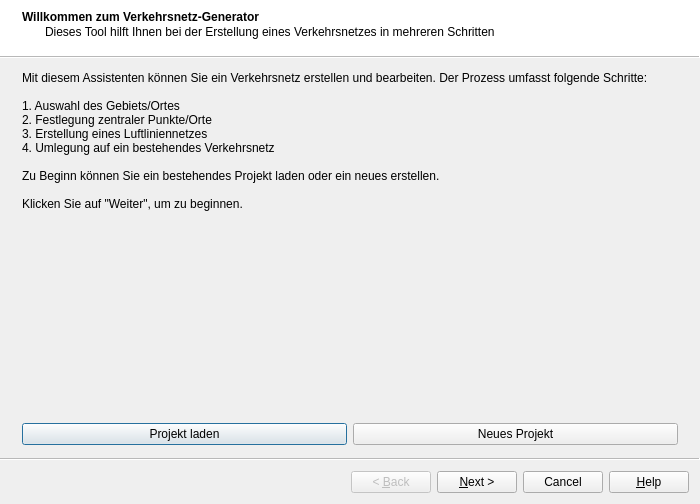
<?xml version="1.0" encoding="UTF-8"?>
<ui version="4.0">
 <class>VerkehrsnetzWizard</class>
 <widget class="QWizard" name="VerkehrsnetzWizard">
  <property name="geometry">
   <rect>
    <x>0</x>
    <y>0</y>
    <width>700</width>
    <height>500</height>
   </rect>
  </property>
  <property name="windowTitle">
   <string>Verkehrsnetz Erstellung</string>
  </property>
  <property name="wizardStyle">
   <enum>QWizard::ModernStyle</enum>
  </property>
  <property name="options">
   <set>QWizard::HaveHelpButton|QWizard::HelpButtonOnRight</set>
  </property>
  <widget class="QWizardPage" name="welcomePage">
   <property name="title">
    <string>Willkommen zum Verkehrsnetz-Generator</string>
   </property>
   <property name="subTitle">
    <string>Dieses Tool hilft Ihnen bei der Erstellung eines Verkehrsnetzes in mehreren Schritten</string>
   </property>
   <layout class="QVBoxLayout" name="verticalLayout">
    <item>
     <widget class="QLabel" name="welcomeLabel">
      <property name="text">
       <string>Mit diesem Assistenten können Sie ein Verkehrsnetz erstellen und bearbeiten. Der Prozess umfasst folgende Schritte:

1. Auswahl des Gebiets/Ortes
2. Festlegung zentraler Punkte/Orte
3. Erstellung eines Luftliniennetzes
4. Umlegung auf ein bestehendes Verkehrsnetz

Zu Beginn können Sie ein bestehendes Projekt laden oder ein neues erstellen.

Klicken Sie auf &quot;Weiter&quot;, um zu beginnen.</string>
      </property>
      <property name="alignment">
       <set>Qt::AlignLeading|Qt::AlignLeft|Qt::AlignTop</set>
      </property>
      <property name="wordWrap">
       <bool>true</bool>
      </property>
     </widget>
    </item>
    <item>
     <widget class="QLabel" name="imageLabel">
      <property name="minimumSize">
       <size>
        <width>0</width>
        <height>200</height>
       </size>
      </property>
      <property name="text">
       <string/>
      </property>
      <property name="pixmap">
       <pixmap>verkehrsnetz_beispiel.png</pixmap>
      </property>
      <property name="scaledContents">
       <bool>false</bool>
      </property>
      <property name="alignment">
       <set>Qt::AlignCenter</set>
      </property>
     </widget>
    </item>
    <item>
     <layout class="QHBoxLayout" name="projectButtonsLayout">
      <item>
       <widget class="QPushButton" name="loadProjectButton">
        <property name="text">
         <string>Projekt laden</string>
        </property>
        <property name="icon">
         <iconset>
          <normaloff>:/plugins/verkehrsnetz_generator/icons/open.png</normaloff>:/plugins/verkehrsnetz_generator/icons/open.png</iconset>
        </property>
       </widget>
      </item>
      <item>
       <widget class="QPushButton" name="newProjectButton">
        <property name="text">
         <string>Neues Projekt</string>
        </property>
        <property name="icon">
         <iconset>
          <normaloff>:/plugins/verkehrsnetz_generator/icons/new.png</normaloff>:/plugins/verkehrsnetz_generator/icons/new.png</iconset>
        </property>
       </widget>
      </item>
     </layout>
    </item>
   </layout>
  </widget>
  <widget class="QWizardPage" name="locationPage">
   <property name="title">
    <string>Ortsauswahl</string>
   </property>
   <property name="subTitle">
    <string>Wählen Sie den Ort/die Region, für den/die Sie das Verkehrsnetz erstellen möchten</string>
   </property>
   <layout class="QVBoxLayout" name="verticalLayout_2">
    <item>
     <widget class="QLabel" name="locationLabel">
      <property name="text">
       <string>Geben Sie den Namen des Ortes oder der Region ein:</string>
      </property>
     </widget>
    </item>
    <item>
     <layout class="QHBoxLayout" name="searchLayout">
      <item>
       <widget class="QLineEdit" name="locationLineEdit">
        <property name="placeholderText">
         <string>z.B. Berlin, Brandenburg, etc.</string>
        </property>
       </widget>
      </item>
      <item>
       <widget class="QPushButton" name="searchButton">
        <property name="text">
         <string>Suchen</string>
        </property>
        <property name="icon">
         <iconset>
          <normaloff>:/plugins/verkehrsnetz_generator/icons/search.png</normaloff>:/plugins/verkehrsnetz_generator/icons/search.png</iconset>
        </property>
       </widget>
      </item>
     </layout>
    </item>
    <item>
     <widget class="QLabel" name="resultsLabel">
      <property name="text">
       <string>Suchergebnisse:</string>
      </property>
     </widget>
    </item>
    <item>
     <widget class="QListWidget" name="resultsListWidget">
      <property name="selectionMode">
       <enum>QAbstractItemView::SingleSelection</enum>
      </property>
     </widget>
    </item>
    <item>
     <widget class="QGroupBox" name="extentGroupBox">
      <property name="title">
       <string>Ausdehnung</string>
      </property>
      <layout class="QGridLayout" name="gridLayout">
       <item row="0" column="0">
        <widget class="QLabel" name="bufferLabel">
         <property name="text">
          <string>Puffer um ausgewählten Ort (km):</string>
         </property>
        </widget>
       </item>
       <item row="0" column="1">
        <widget class="QDoubleSpinBox" name="bufferSpinBox">
         <property name="decimals">
          <number>1</number>
         </property>
         <property name="minimum">
          <double>0.500000000000000</double>
         </property>
         <property name="maximum">
          <double>100.000000000000000</double>
         </property>
         <property name="singleStep">
          <double>0.500000000000000</double>
         </property>
         <property name="value">
          <double>5.000000000000000</double>
         </property>
        </widget>
       </item>
      </layout>
     </widget>
    </item>
   </layout>
  </widget>
  <widget class="QWizardPage" name="pointsPage">
   <property name="title">
    <string>Zentrale Punkte/Orte</string>
   </property>
   <property name="subTitle">
    <string>Definieren Sie die zentralen Punkte des Verkehrsnetzes</string>
   </property>
   <layout class="QVBoxLayout" name="verticalLayout_3">
    <item>
     <widget class="QGroupBox" name="pointsMethodGroupBox">
      <property name="title">
       <string>Methode zur Punkterstellung</string>
      </property>
      <layout class="QVBoxLayout" name="verticalLayout_4">
       <item>
        <widget class="QRadioButton" name="autoRadioButton">
         <property name="text">
          <string>Automatisch zentrale Punkte generieren</string>
         </property>
         <property name="checked">
          <bool>true</bool>
         </property>
        </widget>
       </item>
       <item>
        <widget class="QRadioButton" name="manualRadioButton">
         <property name="text">
          <string>Manuell auf der Karte zeichnen</string>
         </property>
        </widget>
       </item>
       <item>
        <widget class="QRadioButton" name="importRadioButton">
         <property name="text">
          <string>Existierenden Layer importieren</string>
         </property>
        </widget>
       </item>
      </layout>
     </widget>
    </item>
    <item>
     <widget class="QStackedWidget" name="pointsStackedWidget">
      <widget class="QWidget" name="autoPage">
       <layout class="QVBoxLayout" name="verticalLayout_5">
        <item>
         <widget class="QLabel" name="autoLabel">
          <property name="text">
           <string>Parameter für die automatische Punktgenerierung:</string>
          </property>
         </widget>
        </item>
        <item>
         <layout class="QFormLayout" name="formLayout">
          <item row="0" column="0">
           <widget class="QLabel" name="numberPointsLabel">
            <property name="text">
             <string>Anzahl der Punkte:</string>
            </property>
           </widget>
          </item>
          <item row="0" column="1">
           <widget class="QSpinBox" name="numberPointsSpinBox">
            <property name="minimum">
             <number>3</number>
            </property>
            <property name="maximum">
             <number>100</number>
            </property>
            <property name="value">
             <number>10</number>
            </property>
           </widget>
          </item>
          <item row="1" column="0">
           <widget class="QLabel" name="distributionLabel">
            <property name="text">
             <string>Verteilung:</string>
            </property>
           </widget>
          </item>
          <item row="1" column="1">
           <widget class="QComboBox" name="distributionComboBox">
            <item>
             <property name="text">
              <string>Gleichmäßig</string>
             </property>
            </item>
            <item>
             <property name="text">
              <string>Nach Bevölkerungsdichte</string>
             </property>
            </item>
            <item>
             <property name="text">
              <string>Nach Landnutzung</string>
             </property>
            </item>
           </widget>
          </item>
         </layout>
        </item>
        <item>
         <widget class="QPushButton" name="generatePointsButton">
          <property name="text">
           <string>Punkte generieren</string>
          </property>
         </widget>
        </item>
       </layout>
      </widget>
      <widget class="QWidget" name="manualPage">
       <layout class="QVBoxLayout" name="verticalLayout_6">
        <item>
         <widget class="QLabel" name="manualLabel">
          <property name="text">
           <string>Verwenden Sie die Werkzeuge unten, um Punkte auf der Karte zu erstellen:</string>
          </property>
          <property name="wordWrap">
           <bool>true</bool>
          </property>
         </widget>
        </item>
        <item>
         <layout class="QHBoxLayout" name="drawingToolsLayout">
          <item>
           <widget class="QPushButton" name="startEditingButton">
            <property name="text">
             <string>Bearbeitung starten</string>
            </property>
            <property name="icon">
             <iconset>
              <normaloff>:/plugins/verkehrsnetz_generator/icons/edit.png</normaloff>:/plugins/verkehrsnetz_generator/icons/edit.png</iconset>
            </property>
           </widget>
          </item>
          <item>
           <widget class="QPushButton" name="addPointButton">
            <property name="text">
             <string>Punkt hinzufügen</string>
            </property>
            <property name="icon">
             <iconset>
              <normaloff>:/plugins/verkehrsnetz_generator/icons/add_point.png</normaloff>:/plugins/verkehrsnetz_generator/icons/add_point.png</iconset>
            </property>
           </widget>
          </item>
          <item>
           <widget class="QPushButton" name="deletePointButton">
            <property name="text">
             <string>Punkt löschen</string>
            </property>
            <property name="icon">
             <iconset>
              <normaloff>:/plugins/verkehrsnetz_generator/icons/delete.png</normaloff>:/plugins/verkehrsnetz_generator/icons/delete.png</iconset>
            </property>
           </widget>
          </item>
         </layout>
        </item>
        <item>
         <widget class="QPushButton" name="saveEditingButton">
          <property name="text">
           <string>Bearbeitung speichern</string>
          </property>
          <property name="icon">
           <iconset>
            <normaloff>:/plugins/verkehrsnetz_generator/icons/save.png</normaloff>:/plugins/verkehrsnetz_generator/icons/save.png</iconset>
          </property>
         </widget>
        </item>
       </layout>
      </widget>
      <widget class="QWidget" name="importPage">
       <layout class="QVBoxLayout" name="verticalLayout_7">
        <item>
         <widget class="QLabel" name="importLabel">
          <property name="text">
           <string>Wählen Sie einen bestehenden Punktlayer:</string>
          </property>
         </widget>
        </item>
        <item>
         <widget class="QComboBox" name="pointLayersComboBox"/>
        </item>
        <item>
         <layout class="QHBoxLayout" name="importButtonsLayout">
          <item>
           <widget class="QPushButton" name="refreshLayersButton">
            <property name="text">
             <string>Layer aktualisieren</string>
            </property>
            <property name="icon">
             <iconset>
              <normaloff>:/plugins/verkehrsnetz_generator/icons/refresh.png</normaloff>:/plugins/verkehrsnetz_generator/icons/refresh.png</iconset>
            </property>
           </widget>
          </item>
          <item>
           <widget class="QPushButton" name="importLayerButton">
            <property name="text">
             <string>Neuen Layer laden</string>
            </property>
            <property name="icon">
             <iconset>
              <normaloff>:/plugins/verkehrsnetz_generator/icons/add_layer.png</normaloff>:/plugins/verkehrsnetz_generator/icons/add_layer.png</iconset>
            </property>
           </widget>
          </item>
         </layout>
        </item>
       </layout>
      </widget>
     </widget>
    </item>
    <item>
     <widget class="QGroupBox" name="pointOptionsGroupBox">
      <property name="title">
       <string>Punktoptionen</string>
      </property>
      <layout class="QFormLayout" name="formLayout_2">
       <item row="0" column="0">
        <widget class="QLabel" name="outputNameLabel">
         <property name="text">
          <string>Name des Ausgabelayers:</string>
         </property>
        </widget>
       </item>
       <item row="0" column="1">
        <widget class="QLineEdit" name="outputNameLineEdit">
         <property name="text">
          <string>Zentrale_Punkte</string>
         </property>
        </widget>
       </item>
      </layout>
     </widget>
    </item>
   </layout>
  </widget>
  <widget class="QWizardPage" name="airlinePage">
   <property name="title">
    <string>Luftliniennetz</string>
   </property>
   <property name="subTitle">
    <string>Erstellen Sie ein Netz aus Luftlinien zwischen den zentralen Punkten</string>
   </property>
   <layout class="QVBoxLayout" name="verticalLayout_8">
    <item>
     <widget class="QGroupBox" name="airlineMethodGroupBox">
      <property name="title">
       <string>Verbindungsmethode</string>
      </property>
      <layout class="QVBoxLayout" name="verticalLayout_9">
       <item>
        <widget class="QRadioButton" name="allToAllRadioButton">
         <property name="text">
          <string>Alle Punkte miteinander verbinden</string>
         </property>
         <property name="checked">
          <bool>true</bool>
         </property>
        </widget>
       </item>
       <item>
        <widget class="QRadioButton" name="nearestRadioButton">
         <property name="text">
          <string>Nächstgelegene Punkte verbinden</string>
         </property>
        </widget>
       </item>
       <item>
        <widget class="QRadioButton" name="mstRadioButton">
         <property name="text">
          <string>Minimaler Spannbaum</string>
         </property>
        </widget>
       </item>
       <item>
        <widget class="QRadioButton" name="customAirlineRadioButton">
         <property name="text">
          <string>Manuell auf der Karte zeichnen</string>
         </property>
        </widget>
       </item>
      </layout>
     </widget>
    </item>
    <item>
     <widget class="QStackedWidget" name="airlineStackedWidget">
      <widget class="QWidget" name="allToAllPage">
       <layout class="QVBoxLayout" name="verticalLayout_10">
        <item>
         <widget class="QLabel" name="allToAllLabel">
          <property name="text">
           <string>Jeder Punkt wird mit jedem anderen Punkt verbunden.</string>
          </property>
         </widget>
        </item>
        <item>
         <widget class="QCheckBox" name="maxDistanceCheckBox">
          <property name="text">
           <string>Maximale Entfernung begrenzen</string>
          </property>
         </widget>
        </item>
        <item>
         <layout class="QHBoxLayout" name="maxDistanceLayout">
          <item>
           <widget class="QLabel" name="maxDistanceLabel">
            <property name="text">
             <string>Maximale Entfernung (km):</string>
            </property>
           </widget>
          </item>
          <item>
           <widget class="QDoubleSpinBox" name="maxDistanceSpinBox">
            <property name="enabled">
             <bool>false</bool>
            </property>
            <property name="minimum">
             <double>0.100000000000000</double>
            </property>
            <property name="maximum">
             <double>500.000000000000000</double>
            </property>
            <property name="value">
             <double>20.000000000000000</double>
            </property>
           </widget>
          </item>
         </layout>
        </item>
       </layout>
      </widget>
      <widget class="QWidget" name="nearestPage">
       <layout class="QVBoxLayout" name="verticalLayout_11">
        <item>
         <widget class="QLabel" name="nearestLabel">
          <property name="text">
           <string>Jeder Punkt wird mit einer bestimmten Anzahl der nächstgelegenen Nachbarn verbunden.</string>
          </property>
          <property name="wordWrap">
           <bool>true</bool>
          </property>
         </widget>
        </item>
        <item>
         <layout class="QHBoxLayout" name="neighborsLayout">
          <item>
           <widget class="QLabel" name="neighborsLabel">
            <property name="text">
             <string>Anzahl der Nachbarn:</string>
            </property>
           </widget>
          </item>
          <item>
           <widget class="QSpinBox" name="neighborsSpinBox">
            <property name="minimum">
             <number>1</number>
            </property>
            <property name="maximum">
             <number>10</number>
            </property>
            <property name="value">
             <number>3</number>
            </property>
           </widget>
          </item>
         </layout>
        </item>
       </layout>
      </widget>
      <widget class="QWidget" name="mstPage">
       <layout class="QVBoxLayout" name="verticalLayout_12">
        <item>
         <widget class="QLabel" name="mstLabel">
          <property name="text">
           <string>Es wird ein zusammenhängendes Netz mit minimaler Gesamtentfernung erstellt.</string>
          </property>
          <property name="wordWrap">
           <bool>true</bool>
          </property>
         </widget>
        </item>
       </layout>
      </widget>
      <widget class="QWidget" name="customAirlinePage">
       <layout class="QVBoxLayout" name="verticalLayout_13">
        <item>
         <widget class="QLabel" name="customAirlineLabel">
          <property name="text">
           <string>Verwenden Sie die Werkzeuge unten, um Linien auf der Karte zu erstellen:</string>
          </property>
          <property name="wordWrap">
           <bool>true</bool>
          </property>
         </widget>
        </item>
        <item>
         <layout class="QHBoxLayout" name="lineDrawingToolsLayout">
          <item>
           <widget class="QPushButton" name="startLineEditingButton">
            <property name="text">
             <string>Bearbeitung starten</string>
            </property>
            <property name="icon">
             <iconset>
              <normaloff>:/plugins/verkehrsnetz_generator/icons/edit.png</normaloff>:/plugins/verkehrsnetz_generator/icons/edit.png</iconset>
            </property>
           </widget>
          </item>
          <item>
           <widget class="QPushButton" name="addLineButton">
            <property name="text">
             <string>Linie hinzufügen</string>
            </property>
            <property name="icon">
             <iconset>
              <normaloff>:/plugins/verkehrsnetz_generator/icons/add_line.png</normaloff>:/plugins/verkehrsnetz_generator/icons/add_line.png</iconset>
            </property>
           </widget>
          </item>
          <item>
           <widget class="QPushButton" name="deleteLineButton">
            <property name="text">
             <string>Linie löschen</string>
            </property>
            <property name="icon">
             <iconset>
              <normaloff>:/plugins/verkehrsnetz_generator/icons/delete.png</normaloff>:/plugins/verkehrsnetz_generator/icons/delete.png</iconset>
            </property>
           </widget>
          </item>
         </layout>
        </item>
        <item>
         <widget class="QPushButton" name="saveLineEditingButton">
          <property name="text">
           <string>Bearbeitung speichern</string>
          </property>
          <property name="icon">
           <iconset>
            <normaloff>:/plugins/verkehrsnetz_generator/icons/save.png</normaloff>:/plugins/verkehrsnetz_generator/icons/save.png</iconset>
          </property>
         </widget>
        </item>
       </layout>
      </widget>
     </widget>
    </item>
    <item>
     <widget class="QGroupBox" name="airlineOptionsGroupBox">
      <property name="title">
       <string>Ausgabeoptionen</string>
      </property>
      <layout class="QFormLayout" name="formLayout_3">
       <item row="0" column="0">
        <widget class="QLabel" name="airlineOutputNameLabel">
         <property name="text">
          <string>Name des Ausgabelayers:</string>
         </property>
        </widget>
       </item>
       <item row="0" column="1">
        <widget class="QLineEdit" name="airlineOutputNameLineEdit">
         <property name="text">
          <string>Luftliniennetz</string>
         </property>
        </widget>
       </item>
      </layout>
     </widget>
    </item>
    <item>
     <layout class="QHBoxLayout" name="airlineButtonsLayout">
      <item>
       <spacer name="horizontalSpacer">
        <property name="orientation">
         <enum>Qt::Horizontal</enum>
        </property>
        <property name="sizeHint" stdset="0">
         <size>
          <width>40</width>
          <height>20</height>
         </size>
        </property>
       </spacer>
      </item>
      <item>
       <widget class="QPushButton" name="generateAirlineButton">
        <property name="text">
         <string>Luftliniennetz generieren</string>
        </property>
       </widget>
      </item>
     </layout>
    </item>
   </layout>
  </widget>
  <widget class="QWizardPage" name="routingPage">
   <property name="title">
    <string>Umlegung auf Verkehrsnetz</string>
   </property>
   <property name="subTitle">
    <string>Legen Sie das Luftliniennetz auf ein bestehendes Verkehrsnetz um</string>
   </property>
   <layout class="QVBoxLayout" name="verticalLayout_14">
    <item>
     <widget class="QGroupBox" name="networkGroupBox">
      <property name="title">
       <string>Verkehrsnetz</string>
      </property>
      <layout class="QVBoxLayout" name="verticalLayout_15">
       <item>
        <widget class="QLabel" name="networkLabel">
         <property name="text">
          <string>Wählen Sie einen bestehenden Linienlayer als Verkehrsnetz:</string>
         </property>
        </widget>
       </item>
       <item>
        <widget class="QComboBox" name="networkLayerComboBox"/>
       </item>
       <item>
        <layout class="QHBoxLayout" name="networkButtonsLayout">
         <item>
          <widget class="QPushButton" name="refreshNetworkLayersButton">
           <property name="text">
            <string>Layer aktualisieren</string>
           </property>
           <property name="icon">
            <iconset>
             <normaloff>:/plugins/verkehrsnetz_generator/icons/refresh.png</normaloff>:/plugins/verkehrsnetz_generator/icons/refresh.png</iconset>
           </property>
          </widget>
         </item>
         <item>
          <widget class="QPushButton" name="importNetworkLayerButton">
           <property name="text">
            <string>Neuen Layer laden</string>
           </property>
           <property name="icon">
            <iconset>
             <normaloff>:/plugins/verkehrsnetz_generator/icons/add_layer.png</normaloff>:/plugins/verkehrsnetz_generator/icons/add_layer.png</iconset>
           </property>
          </widget>
         </item>
        </layout>
       </item>
      </layout>
     </widget>
    </item>
    <item>
     <widget class="QGroupBox" name="routingOptionsGroupBox">
      <property name="title">
       <string>Routingoptionen</string>
      </property>
      <layout class="QVBoxLayout" name="verticalLayout_16">
       <item>
        <layout class="QFormLayout" name="formLayout_4">
         <item row="0" column="0">
          <widget class="QLabel" name="costFieldLabel">
           <property name="text">
            <string>Attribut für Kosten:</string>
           </property>
          </widget>
         </item>
         <item row="0" column="1">
          <widget class="QComboBox" name="costFieldComboBox"/>
         </item>
         <item row="1" column="0">
          <widget class="QLabel" name="directionsFieldLabel">
           <property name="text">
            <string>Attribut für Richtungen:</string>
           </property>
          </widget>
         </item>
         <item row="1" column="1">
          <widget class="QComboBox" name="directionsFieldComboBox"/>
         </item>
         <item row="2" column="0">
          <widget class="QLabel" name="defaultSpeedLabel">
           <property name="text">
            <string>Standard-Geschwindigkeit (km/h):</string>
           </property>
          </widget>
         </item>
         <item row="2" column="1">
          <widget class="QDoubleSpinBox" name="defaultSpeedSpinBox">
           <property name="minimum">
            <double>1.000000000000000</double>
           </property>
           <property name="maximum">
            <double>130.000000000000000</double>
           </property>
           <property name="value">
            <double>50.000000000000000</double>
           </property>
          </widget>
         </item>
        </layout>
       </item>
       <item>
        <widget class="QCheckBox" name="speedLimitCheckBox">
         <property name="text">
          <string>Geschwindigkeitslimits aus dem Netz verwenden</string>
         </property>
         <property name="checked">
          <bool>true</bool>
         </property>
        </widget>
       </item>
       <item>
        <widget class="QComboBox" name="speedFieldComboBox">
         <property name="enabled">
          <bool>true</bool>
         </property>
        </widget>
       </item>
      </layout>
     </widget>
    </item>
    <item>
     <widget class="QGroupBox" name="outputOptionsGroupBox">
      <property name="title">
       <string>Ausgabeoptionen</string>
      </property>
      <layout class="QFormLayout" name="formLayout_5">
       <item row="0" column="0">
        <widget class="QLabel" name="routingOutputNameLabel">
         <property name="text">
          <string>Name des Ausgabelayers:</string>
         </property>
        </widget>
       </item>
       <item row="0" column="1">
        <widget class="QLineEdit" name="routingOutputNameLineEdit">
         <property name="text">
          <string>Verkehrsnetz_Umlegung</string>
         </property>
        </widget>
       </item>
      </layout>
     </widget>
    </item>
    <item>
     <layout class="QHBoxLayout" name="routingButtonsLayout">
      <item>
       <spacer name="horizontalSpacer_2">
        <property name="orientation">
         <enum>Qt::Horizontal</enum>
        </property>
        <property name="sizeHint" stdset="0">
         <size>
          <width>40</width>
          <height>20</height>
         </size>
        </property>
       </spacer>
      </item>
      <item>
       <widget class="QPushButton" name="calculateRoutesButton">
        <property name="text">
         <string>Routen berechnen</string>
        </property>
       </widget>
      </item>
     </layout>
    </item>
   </layout>
  </widget>
  <widget class="QWizardPage" name="finishPage">
   <property name="title">
    <string>Verkehrsnetz erstellt</string>
   </property>
   <property name="subTitle">
    <string>Die Erstellung des Verkehrsnetzes wurde abgeschlossen</string>
   </property>
   <layout class="QVBoxLayout" name="verticalLayout_17">
    <item>
     <widget class="QLabel" name="finishLabel">
      <property name="text">
       <string>Das Verkehrsnetz wurde erfolgreich erstellt und der QGIS-Karte hinzugefügt.

Sie können das Projekt nun speichern, um Ihre Einstellungen und Layer für eine spätere Verwendung zu sichern.</string>
      </property>
      <property name="wordWrap">
       <bool>true</bool>
      </property>
     </widget>
    </item>
    <item>
     <widget class="QGroupBox" name="summaryGroupBox">
      <property name="title">
       <string>Projektzusammenfassung</string>
      </property>
      <layout class="QVBoxLayout" name="verticalLayout_18">
       <item>
        <widget class="QTextEdit" name="summaryTextEdit">
         <property name="readOnly">
          <bool>true</bool>
         </property>
        </widget>
       </item>
      </layout>
     </widget>
    </item>
    <item>
     <layout class="QHBoxLayout" name="finishButtonsLayout">
      <item>
       <widget class="QPushButton" name="saveProjectButton">
        <property name="text">
         <string>Projekt speichern</string>
        </property>
        <property name="icon">
         <iconset>
          <normaloff>:/plugins/verkehrsnetz_generator/icons/save_project.png</normaloff>:/plugins/verkehrsnetz_generator/icons/save_project.png</iconset>
        </property>
       </widget>
      </item>
      <item>
       <spacer name="horizontalSpacer_3">
        <property name="orientation">
         <enum>Qt::Horizontal</enum>
        </property>
        <property name="sizeHint" stdset="0">
         <size>
          <width>40</width>
          <height>20</height>
         </size>
        </property>
       </spacer>
      </item>
     </layout>
    </item>
   </layout>
  </widget>
 </widget>
 <resources/>
 <connections>
  <connection>
   <sender>maxDistanceCheckBox</sender>
   <signal>toggled(bool)</signal>
   <receiver>maxDistanceSpinBox</receiver>
   <slot>setEnabled(bool)</slot>
   <hints>
    <hint type="sourcelabel">
     <x>349</x>
     <y>132</y>
    </hint>
    <hint type="destinationlabel">
     <x>561</x>
     <y>163</y>
    </hint>
   </hints>
  </connection>
  <connection>
   <sender>speedLimitCheckBox</sender>
   <signal>toggled(bool)</signal>
   <receiver>speedFieldComboBox</receiver>
   <slot>setEnabled(bool)</slot>
   <hints>
    <hint type="sourcelabel">
     <x>349</x>
     <y>247</y>
    </hint>
    <hint type="destinationlabel">
     <x>349</x>
     <y>278</y>
    </hint>
   </hints>
  </connection>
  <connection>
   <sender>autoRadioButton</sender>
   <signal>toggled(bool)</signal>
   <receiver>pointsStackedWidget</receiver>
   <slot>setCurrentIndex(int)</slot>
   <hints>
    <hint type="sourcelabel">
     <x>349</x>
     <y>63</y>
    </hint>
    <hint type="destinationlabel">
     <x>349</x>
     <y>188</y>
    </hint>
   </hints>
  </connection>
  <connection>
   <sender>manualRadioButton</sender>
   <signal>toggled(bool)</signal>
   <receiver>pointsStackedWidget</receiver>
   <slot>setCurrentIndex(int)</slot>
   <hints>
    <hint type="sourcelabel">
     <x>349</x>
     <y>83</y>
    </hint>
    <hint type="destinationlabel">
     <x>349</x>
     <y>188</y>
    </hint>
   </hints>
  </connection>
  <connection>
   <sender>importRadioButton</sender>
   <signal>toggled(bool)</signal>
   <receiver>pointsStackedWidget</receiver>
   <slot>setCurrentIndex(int)</slot>
   <hints>
    <hint type="sourcelabel">
     <x>349</x>
     <y>103</y>
    </hint>
    <hint type="destinationlabel">
     <x>349</x>
     <y>188</y>
    </hint>
   </hints>
  </connection>
  <connection>
   <sender>allToAllRadioButton</sender>
   <signal>toggled(bool)</signal>
   <receiver>airlineStackedWidget</receiver>
   <slot>setCurrentIndex(int)</slot>
   <hints>
    <hint type="sourcelabel">
     <x>349</x>
     <y>55</y>
    </hint>
    <hint type="destinationlabel">
     <x>349</x>
     <y>180</y>
    </hint>
   </hints>
  </connection>
  <connection>
   <sender>nearestRadioButton</sender>
   <signal>toggled(bool)</signal>
   <receiver>airlineStackedWidget</receiver>
   <slot>setCurrentIndex(int)</slot>
   <hints>
    <hint type="sourcelabel">
     <x>349</x>
     <y>75</y>
    </hint>
    <hint type="destinationlabel">
     <x>349</x>
     <y>180</y>
    </hint>
   </hints>
  </connection>
  <connection>
   <sender>mstRadioButton</sender>
   <signal>toggled(bool)</signal>
   <receiver>airlineStackedWidget</receiver>
   <slot>setCurrentIndex(int)</slot>
   <hints>
    <hint type="sourcelabel">
     <x>349</x>
     <y>95</y>
    </hint>
    <hint type="destinationlabel">
     <x>349</x>
     <y>180</y>
    </hint>
   </hints>
  </connection>
  <connection>
   <sender>customAirlineRadioButton</sender>
   <signal>toggled(bool)</signal>
   <receiver>airlineStackedWidget</receiver>
   <slot>setCurrentIndex(int)</slot>
   <hints>
    <hint type="sourcelabel">
     <x>349</x>
     <y>115</y>
    </hint>
    <hint type="destinationlabel">
     <x>349</x>
     <y>180</y>
    </hint>
   </hints>
  </connection>
 </connections>
</ui>
